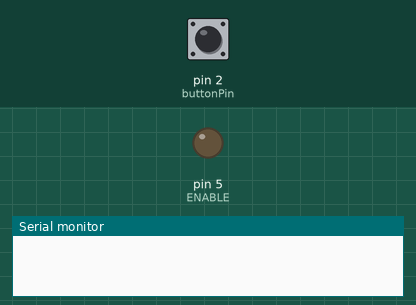
This sketch was run on a simulated Arduino Uno, built with avr-gcc and run on an emulated ATmega328P. Parts: output pins drawn as LEDs (lit = HIGH), the last lines printed to the serial monitor. Inputs (shaded band) come from the test bench; at power-on: pin 2 (buttonPin) LOW.

Above: at 1.2 s.
1.3 s: pin 2 (buttonPin) pulled HIGH for 0.15 s
2.9 s: pin 2 (buttonPin) pulled HIGH for 1 s
At 3.8 s:
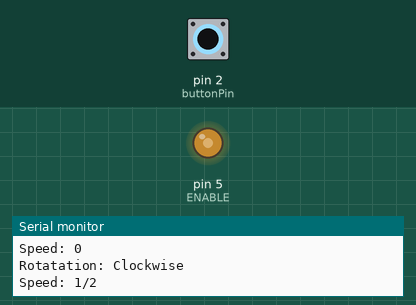
5.4 s: pin 2 (buttonPin) pulled HIGH for 0.15 s
At 5.8 s:
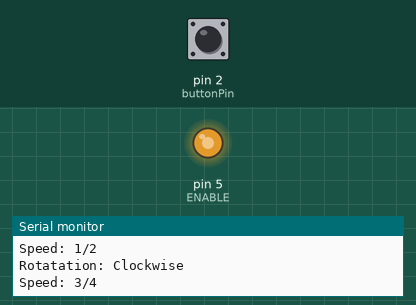
7.0 s: pin 2 (buttonPin) pulled HIGH for 3.2 s
At 8.2 s:
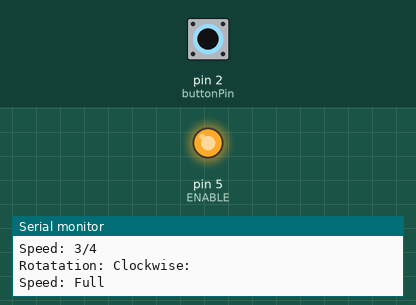
11.7 s: pin 2 (buttonPin) pulled HIGH for 1 s
14.2 s: pin 2 (buttonPin) pulsed HIGH 5 times (0.12 s each, 0.3 s apart)
At 15.8 s:
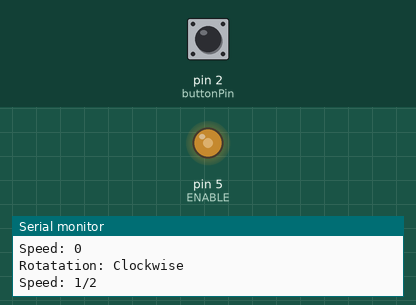
Timing chart, 0 to 17.3 s (numbered marks = the images above; inputs shaded):
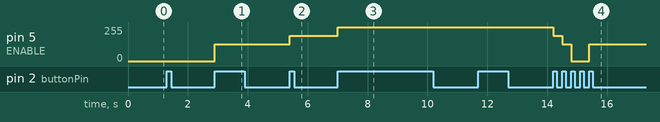

Measured:
- after the input at 2.9 s, pin 5 (ENABLE): 0/255 → 127/255 at once
- after the input at 5.4 s, pin 5 (ENABLE): 127/255 → 191/255 at once
- after the input at 7.0 s, pin 5 (ENABLE): 191/255 → 255/255 at once
- after the input at 14.2 s, pin 5 (ENABLE): 255/255 → 191/255 at once, → 127/255 0.30 s later, → 0/255 0.30 s later, → 127/255 0.60 s later

The sketch:

Button_Control.ino
```cpp
/*
 *  Ernest Pellegrino
 *  April 15th 2022
 *
 *  Button Control
 */

/*
 * Generally, an ISR should be as short and fast as possible.
 * If your sketch uses multiple ISRs, only one can run at a time.
 * Other interrupts will be executed after the current one finishes
 * in an order that depends on the priority they have.
 */

#define ENABLE 5
#define DIRA 3
#define DIRB 4

const int buttonPin = 2;
boolean buttonState = LOW;
volatile int counter = 0;

/*-----( Function )-----*/
void buttonPressed()
{
  if(debounceButton(buttonState) == HIGH && buttonState == LOW)
  {
    // Contact bounce issue should be solved.
    switch(counter)
    {
      case 0:
        counter += 1;
        digitalWrite(DIRA,HIGH); //Rotate Clockwise
        digitalWrite(DIRB,LOW);

        Serial.println("");
        Serial.println("Rotation: None");
        Serial.println("Speed: 0");
        analogWrite(ENABLE,0); // "0" Speed
      break;

      case 1:
        counter += 1;
        Serial.println("Rotatation: Clockwise");
        Serial.println("Speed: 1/2");
        analogWrite(ENABLE,127); //"1/2" Speed
      break;

      case 2:
        counter += 1;
        Serial.println("Rotatation: Clockwise");
        Serial.println("Speed: 3/4");
        analogWrite(ENABLE,191); //"3/4" Speed
      break;

      case 3:
        counter += 1;
        Serial.println("Rotatation: Clockwise:");
        Serial.println("Speed: Full");
        analogWrite(ENABLE,255); //"Full" Speed
      break;

      case 4:
        counter += 1;
        digitalWrite(DIRA,LOW); //Rotate Counter-clockwise
        digitalWrite(DIRB,HIGH);

        Serial.println("");
        Serial.println("Rotatation: Counter-clockwise");
        Serial.println("Speed: Full");
        analogWrite(ENABLE,255); //"Full" Speed
      break;

      case 5:
        counter += 1;
        Serial.println("Rotatation: Counter-clockwise");
        Serial.println("Speed: 3/4");
        analogWrite(ENABLE,191); //"3/4" Speed
      break;

      case 6:
        counter += 1;
        Serial.println("Rotatation: Counter-clockwise");
        Serial.println("Speed: 1/2");
        analogWrite(ENABLE,127); //"1/2" Speed
      break;

      case 7:
        counter = 0;
        digitalWrite(DIRA,LOW); //Rotate Clockwise
        digitalWrite(DIRB,LOW);

        Serial.println("Rotatation: None");
        Serial.println("Speed: 0");
        analogWrite(ENABLE,0); // "0" Speed
        Serial.println("");
      break;

      default:
        Serial.println("!!  Error  !!");
    }// End Case
  }
  else if(debounceButton(buttonState) == LOW && buttonState == HIGH){
    buttonState = LOW;
  }
} //END buttonPressed

boolean debounceButton(boolean state)
{
  boolean stateNow = digitalRead(buttonPin);
  if(state!=stateNow){
    delay(10);
    stateNow = digitalRead(buttonPin);
  }
  return stateNow;
}

void setup() /*----( SETUP: RUNS ONCE )----*/
{
  pinMode(buttonPin,INPUT);
  attachInterrupt(0,buttonPressed,RISING);

  Serial.begin(9600);

} /*--(end setup )---*/

void loop() /*--(end setup )---*/
{

} /* --(end main loop )-- */
```
